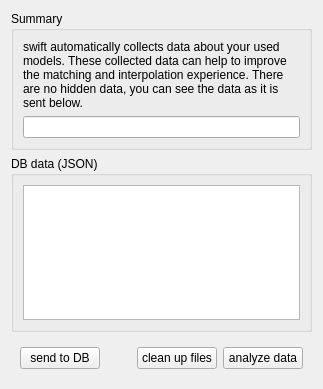
<?xml version="1.0" encoding="UTF-8"?>
<ui version="4.0">
 <class>CAutoPublishComponent</class>
 <widget class="QFrame" name="CAutoPublishComponent">
  <property name="geometry">
   <rect>
    <x>0</x>
    <y>0</y>
    <width>323</width>
    <height>389</height>
   </rect>
  </property>
  <property name="windowTitle">
   <string>Auto publish information</string>
  </property>
  <layout class="QVBoxLayout" name="verticalLayout">
   <item>
    <widget class="QGroupBox" name="gb_Summary">
     <property name="title">
      <string>Summary</string>
     </property>
     <layout class="QVBoxLayout" name="vl_Summary">
      <item>
       <widget class="QLabel" name="lbl_Info">
        <property name="text">
         <string>swift automatically collects data about your used models. These collected data can help to improve the matching and interpolation experience. There are no hidden data, you can see the data as it is sent below.</string>
        </property>
        <property name="wordWrap">
         <bool>true</bool>
        </property>
       </widget>
      </item>
      <item>
       <widget class="QLineEdit" name="le_Summary">
        <property name="readOnly">
         <bool>true</bool>
        </property>
       </widget>
      </item>
     </layout>
    </widget>
   </item>
   <item>
    <widget class="QGroupBox" name="gb_DBJson">
     <property name="title">
      <string>DB data (JSON)</string>
     </property>
     <layout class="QVBoxLayout" name="vl_DBJson">
      <item>
       <widget class="QPlainTextEdit" name="pte_Json">
        <property name="readOnly">
         <bool>true</bool>
        </property>
       </widget>
      </item>
     </layout>
    </widget>
   </item>
   <item>
    <widget class="QFrame" name="fr_Buttons">
     <layout class="QHBoxLayout" name="hl_Buttons">
      <item>
       <widget class="QPushButton" name="pb_SendToDB">
        <property name="toolTip">
         <string>analyze data and then send to DB</string>
        </property>
        <property name="text">
         <string>send to DB</string>
        </property>
       </widget>
      </item>
      <item>
       <spacer name="hs_Buttons">
        <property name="orientation">
         <enum>Qt::Horizontal</enum>
        </property>
        <property name="sizeHint" stdset="0">
         <size>
          <width>40</width>
          <height>20</height>
         </size>
        </property>
       </spacer>
      </item>
      <item>
       <widget class="QPushButton" name="pb_DeleteFiles">
        <property name="toolTip">
         <string>remove all auto publish files</string>
        </property>
        <property name="text">
         <string>clean up files</string>
        </property>
       </widget>
      </item>
      <item>
       <widget class="QPushButton" name="pb_Analyze">
        <property name="toolTip">
         <string>analyze auto publish data</string>
        </property>
        <property name="text">
         <string>analyze data</string>
        </property>
       </widget>
      </item>
     </layout>
    </widget>
   </item>
  </layout>
 </widget>
 <tabstops>
  <tabstop>le_Summary</tabstop>
  <tabstop>pte_Json</tabstop>
  <tabstop>pb_SendToDB</tabstop>
  <tabstop>pb_DeleteFiles</tabstop>
  <tabstop>pb_Analyze</tabstop>
 </tabstops>
 <resources/>
 <connections/>
</ui>
